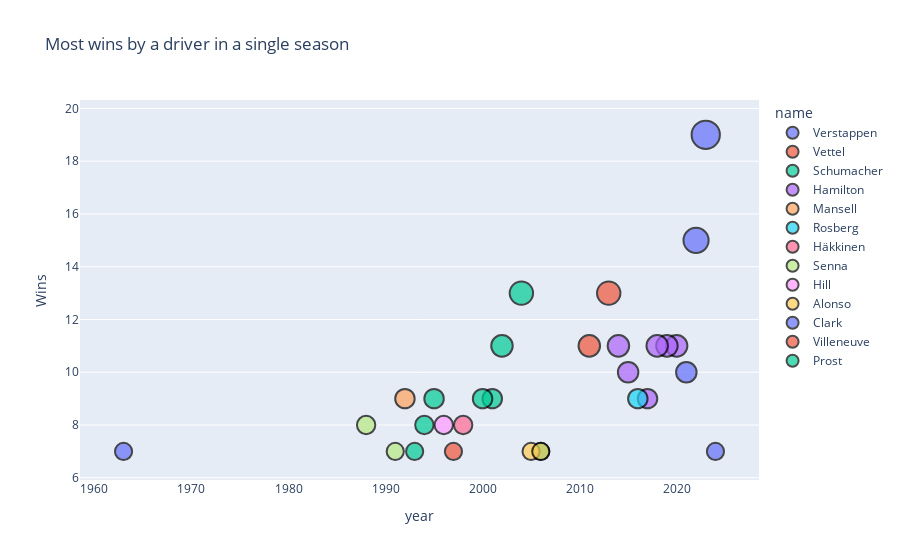

The cell this chart's notebook holds for it:
### Code cell
#plotting
fig = px.scatter(positions.head(30), x="year", y="Wins", color="name",
                 title="Most wins by a driver in a single season",size = 'Wins')
fig.update_traces(textfont_size=20,
                  marker=dict(line=dict(color='#000000', width=2)))
fig.update_xaxes(showgrid=False)
fig.show()

### Figure 1 — Plotly figure (JSON) as saved in the notebook; plotly's stock layout.template omitted (floating-point values rounded to 4 significant figures)
{"data": [{"hovertemplate": "name=Verstappen<br>year=%{x}<br>Wins=%{marker.size}<extra></extra>", "legendgroup": "Verstappen", "marker": {"color": "#636efa", "line": {"color": "#000000", "width": 2}, "size": [19, 15, 10, 7], "sizemode": "area", "sizeref": 0.0475, "symbol": "circle"}, "mode": "markers", "name": "Verstappen", "orientation": "v", "showlegend": true, "textfont": {"size": 20}, "type": "scatter", "x": [2023, 2022, 2021, 2024], "xaxis": "x", "y": [19, 15, 10, 7], "yaxis": "y"}, {"hovertemplate": "name=Vettel<br>year=%{x}<br>Wins=%{marker.size}<extra></extra>", "legendgroup": "Vettel", "marker": {"color": "#EF553B", "line": {"color": "#000000", "width": 2}, "size": [13, 11], "sizemode": "area", "sizeref": 0.0475, "symbol": "circle"}, "mode": "markers", "name": "Vettel", "orientation": "v", "showlegend": true, "textfont": {"size": 20}, "type": "scatter", "x": [2013, 2011], "xaxis": "x", "y": [13, 11], "yaxis": "y"}, {"hovertemplate": "name=Schumacher<br>year=%{x}<br>Wins=%{marker.size}<extra></extra>", "legendgroup": "Schumacher", "marker": {"color": "#00cc96", "line": {"color": "#000000", "width": 2}, "size": [13, 11, 9, 9, 9, 8, 7], "sizemode": "area", "sizeref": 0.0475, "symbol": "circle"}, "mode": "markers", "name": "Schumacher", "orientation": "v", "showlegend": true, "textfont": {"size": 20}, "type": "scatter", "x": [2004, 2002, 2001, 2000, 1995, 1994, 2006], "xaxis": "x", "y": [13, 11, 9, 9, 9, 8, 7], "yaxis": "y"}, {"hovertemplate": "name=Hamilton<br>year=%{x}<br>Wins=%{marker.size}<extra></extra>", "legendgroup": "Hamilton", "marker": {"color": "#ab63fa", "line": {"color": "#000000", "width": 2}, "size": [11, 11, 11, 11, 10, 9], "sizemode": "area", "sizeref": 0.0475, "symbol": "circle"}, "mode": "markers", "name": "Hamilton", "orientation": "v", "showlegend": true, "textfont": {"size": 20}, "type": "scatter", "x": [2020, 2019, 2018, 2014, 2015, 2017], "xaxis": "x", "y": [11, 11, 11, 11, 10, 9], "yaxis": "y"}, {"hovertemplate": "name=Mansell<br>year=%{x}<br>Wins=%{marker.size}<extra></extra>", "legendgroup": "Mansell", "marker": {"color": "#FFA15A", "line": {"color": "#000000", "width": 2}, "size": [9], "sizemode": "area", "sizeref": 0.0475, "symbol": "circle"}, "mode": "markers", "name": "Mansell", "orientation": "v", "showlegend": true, "textfont": {"size": 20}, "type": "scatter", "x": [1992], "xaxis": "x", "y": [9], "yaxis": "y"}, {"hovertemplate": "name=Rosberg<br>year=%{x}<br>Wins=%{marker.size}<extra></extra>", "legendgroup": "Rosberg", "marker": {"color": "#19d3f3", "line": {"color": "#000000", "width": 2}, "size": [9], "sizemode": "area", "sizeref": 0.0475, "symbol": "circle"}, "mode": "markers", "name": "Rosberg", "orientation": "v", "showlegend": true, "textfont": {"size": 20}, "type": "scatter", "x": [2016], "xaxis": "x", "y": [9], "yaxis": "y"}, {"hovertemplate": "name=Häkkinen<br>year=%{x}<br>Wins=%{marker.size}<extra></extra>", "legendgroup": "Häkkinen", "marker": {"color": "#FF6692", "line": {"color": "#000000", "width": 2}, "size": [8], "sizemode": "area", "sizeref": 0.0475, "symbol": "circle"}, "mode": "markers", "name": "Häkkinen", "orientation": "v", "showlegend": true, "textfont": {"size": 20}, "type": "scatter", "x": [1998], "xaxis": "x", "y": [8], "yaxis": "y"}, {"hovertemplate": "name=Senna<br>year=%{x}<br>Wins=%{marker.size}<extra></extra>", "legendgroup": "Senna", "marker": {"color": "#B6E880", "line": {"color": "#000000", "width": 2}, "size": [8, 7], "sizemode": "area", "sizeref": 0.0475, "symbol": "circle"}, "mode": "markers", "name": "Senna", "orientation": "v", "showlegend": true, "textfont": {"size": 20}, "type": "scatter", "x": [1988, 1991], "xaxis": "x", "y": [8, 7], "yaxis": "y"}, {"hovertemplate": "name=Hill<br>year=%{x}<br>Wins=%{marker.size}<extra></extra>", "legendgroup": "Hill", "marker": {"color": "#FF97FF", "line": {"color": "#000000", "width": 2}, "size": [8], "sizemode": "area", "sizeref": 0.0475, "symbol": "circle"}, "mode": "markers", "name": "Hill", "orientation": "v", "showlegend": true, "textfont": {"size": 20}, "type": "scatter", "x": [1996], "xaxis": "x", "y": [8], "yaxis": "y"}, {"hovertemplate": "name=Alonso<br>year=%{x}<br>Wins=%{marker.size}<extra></extra>", "legendgroup": "Alonso", "marker": {"color": "#FECB52", "line": {"color": "#000000", "width": 2}, "size": [7, 7], "sizemode": "area", "sizeref": 0.0475, "symbol": "circle"}, "mode": "markers", "name": "Alonso", "orientation": "v", "showlegend": true, "textfont": {"size": 20}, "type": "scatter", "x": [2005, 2006], "xaxis": "x", "y": [7, 7], "yaxis": "y"}, {"hovertemplate": "name=Clark<br>year=%{x}<br>Wins=%{marker.size}<extra></extra>", "legendgroup": "Clark", "marker": {"color": "#636efa", "line": {"color": "#000000", "width": 2}, "size": [7], "sizemode": "area", "sizeref": 0.0475, "symbol": "circle"}, "mode": "markers", "name": "Clark", "orientation": "v", "showlegend": true, "textfont": {"size": 20}, "type": "scatter", "x": [1963], "xaxis": "x", "y": [7], "yaxis": "y"}, {"hovertemplate": "name=Villeneuve<br>year=%{x}<br>Wins=%{marker.size}<extra></extra>", "legendgroup": "Villeneuve", "marker": {"color": "#EF553B", "line": {"color": "#000000", "width": 2}, "size": [7], "sizemode": "area", "sizeref": 0.0475, "symbol": "circle"}, "mode": "markers", "name": "Villeneuve", "orientation": "v", "showlegend": true, "textfont": {"size": 20}, "type": "scatter", "x": [1997], "xaxis": "x", "y": [7], "yaxis": "y"}, {"hovertemplate": "name=Prost<br>year=%{x}<br>Wins=%{marker.size}<extra></extra>", "legendgroup": "Prost", "marker": {"color": "#00cc96", "line": {"color": "#000000", "width": 2}, "size": [7], "sizemode": "area", "sizeref": 0.0475, "symbol": "circle"}, "mode": "markers", "name": "Prost", "orientation": "v", "showlegend": true, "textfont": {"size": 20}, "type": "scatter", "x": [1993], "xaxis": "x", "y": [7], "yaxis": "y"}], "layout": {"legend": {"itemsizing": "constant", "title": {"text": "name"}, "tracegroupgap": 0}, "title": {"text": "Most wins by a driver in a single season"}, "xaxis": {"anchor": "y", "domain": [0, 1], "showgrid": false, "title": {"text": "year"}}, "yaxis": {"anchor": "x", "domain": [0, 1], "title": {"text": "Wins"}}}}
